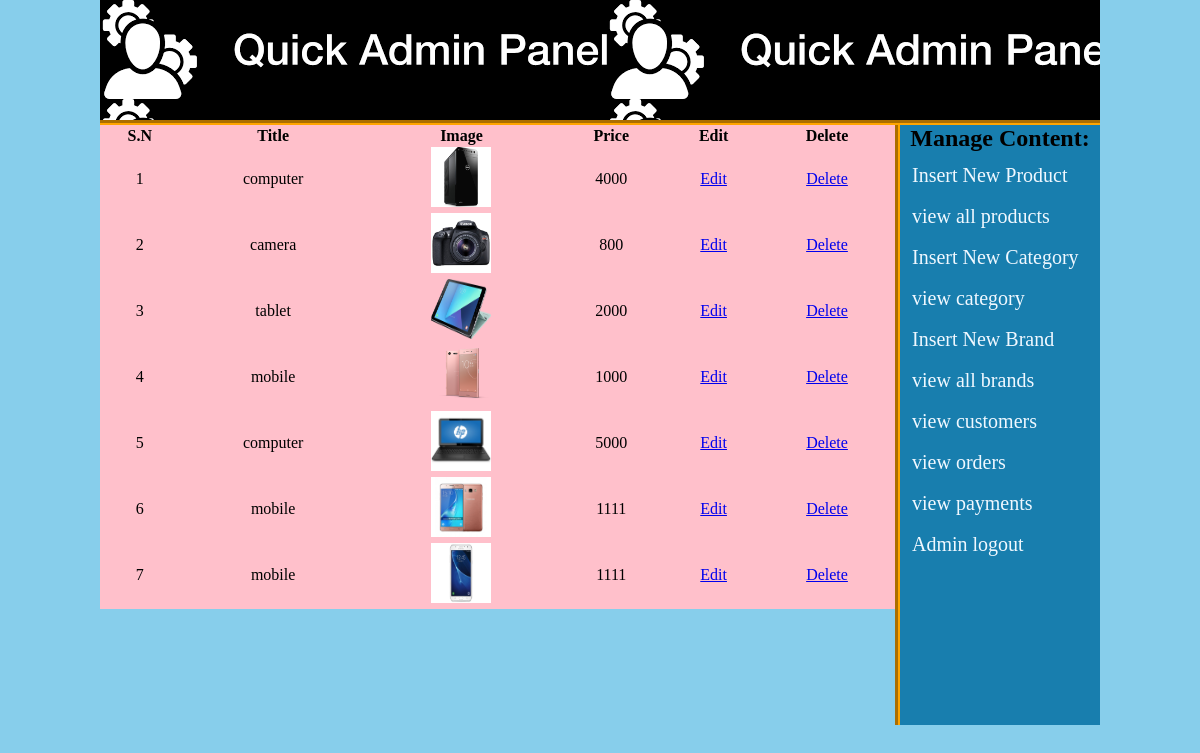
The page /admin_area/index.php?view_pro (signed in) on the database its author committed.
### tables this page shows
CREATE TABLE `products` (
  `product_id` int(10) NOT NULL,
  `product_cat` varchar(100) NOT NULL,
  `product_brand` varchar(100) NOT NULL,
  `product_title` varchar(100) NOT NULL,
  `product_price` int(100) NOT NULL,
  `product_desc` text NOT NULL,
  `product_image` text NOT NULL,
  `product_keywords` text NOT NULL
);

### admin_area/view_product.php (the view)
<form action="" method="post">
    <table  width="795"  bgcolor="pink">
        <tr align="center">
            <th>S.N</th>
            <th>Title</th>
            <th>Image</th>
            <th>Price</th>
            <th>Edit</th>
            <th>Delete</th>
        </tr>
        <?php
        include 'includes/db.php';
         $get_pro='SELECT * FROM `products` ';
     $run_pro=mysqli_query($con,$get_pro);
  $i=0;
    while($row_pro=mysqli_fetch_array($run_pro)){
        $pro_id=$row_pro['product_id'];
        $pro_title=$row_pro['product_title'];
     $pro_price=$row_pro['product_price'];
     $pro_image=$row_pro['product_image'];
      $i++;
        ?>
        <tr align="center">
            <td><?= $i?></td>
            <td><?= $pro_title ?></td>
            <td><img src="product_images/<?= $pro_image?>" width='60' height="60"></td>
            <td><?=  $pro_price?></td>
            <td><a href="index.php?edit_pro=<?=  $pro_id?>">Edit</a></td>
            <td><a href="index.php?delete_pro=<?=  $pro_id?>">Delete</a></td>
        </tr>
        <?php } ?>
    </table>
</form>

### admin_area/styles/style.css (style rules this page uses)
* { margin:0px ; padding:0px }
body { background-color:skyblue }

### rows shown on the page
products: product_title "computer", product_image (picture), product_price "4000"
products: product_title "camera", product_image (picture), product_price "800"
products: product_title "tablet", product_image (picture), product_price "2000"
products: product_title "mobile", product_image (picture), product_price "1000"
products: product_title "computer", product_image (picture), product_price "5000"
products: product_title "mobile", product_image (picture), product_price "1111"
products: product_title "mobile", product_image (picture), product_price "1111"
